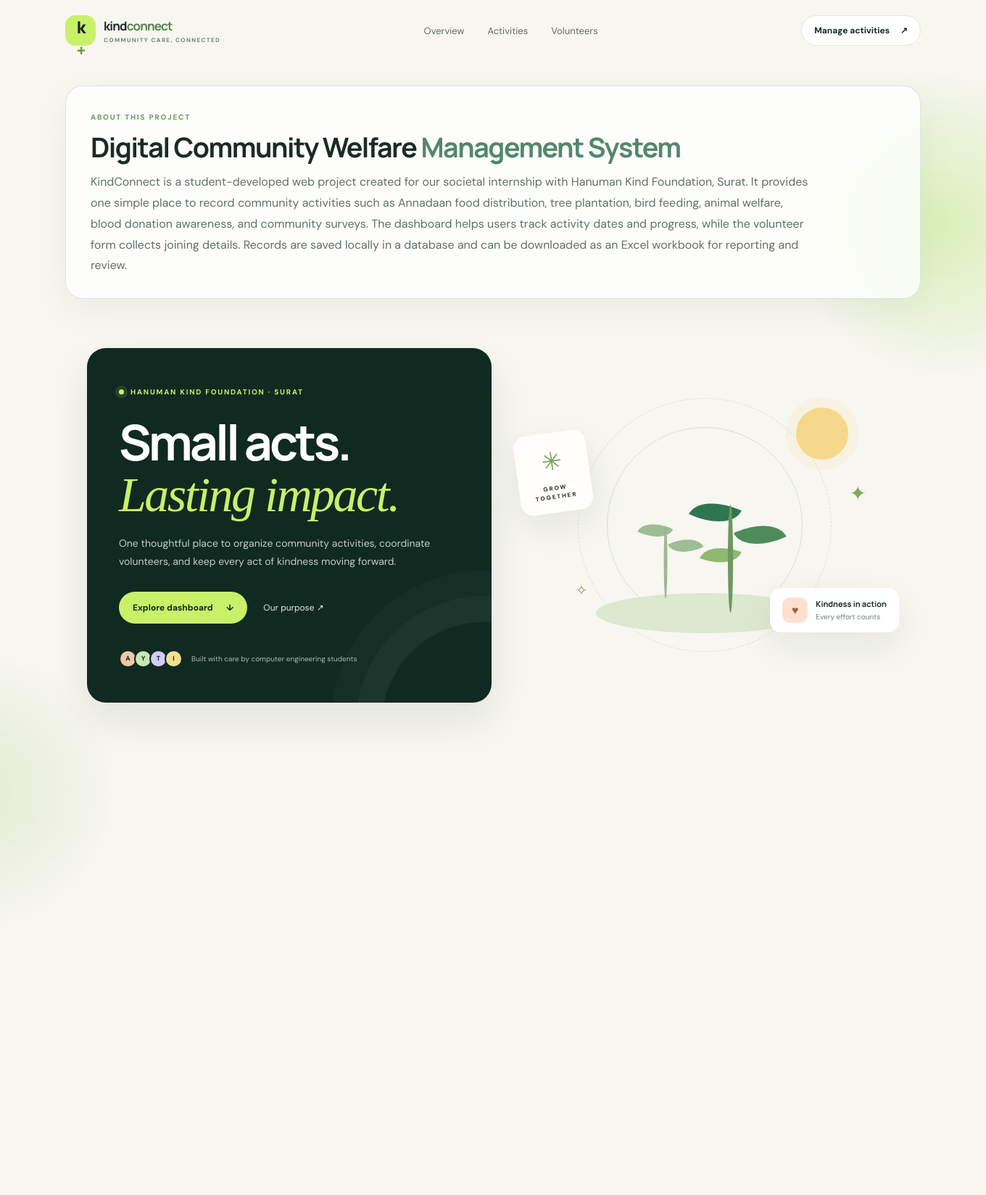
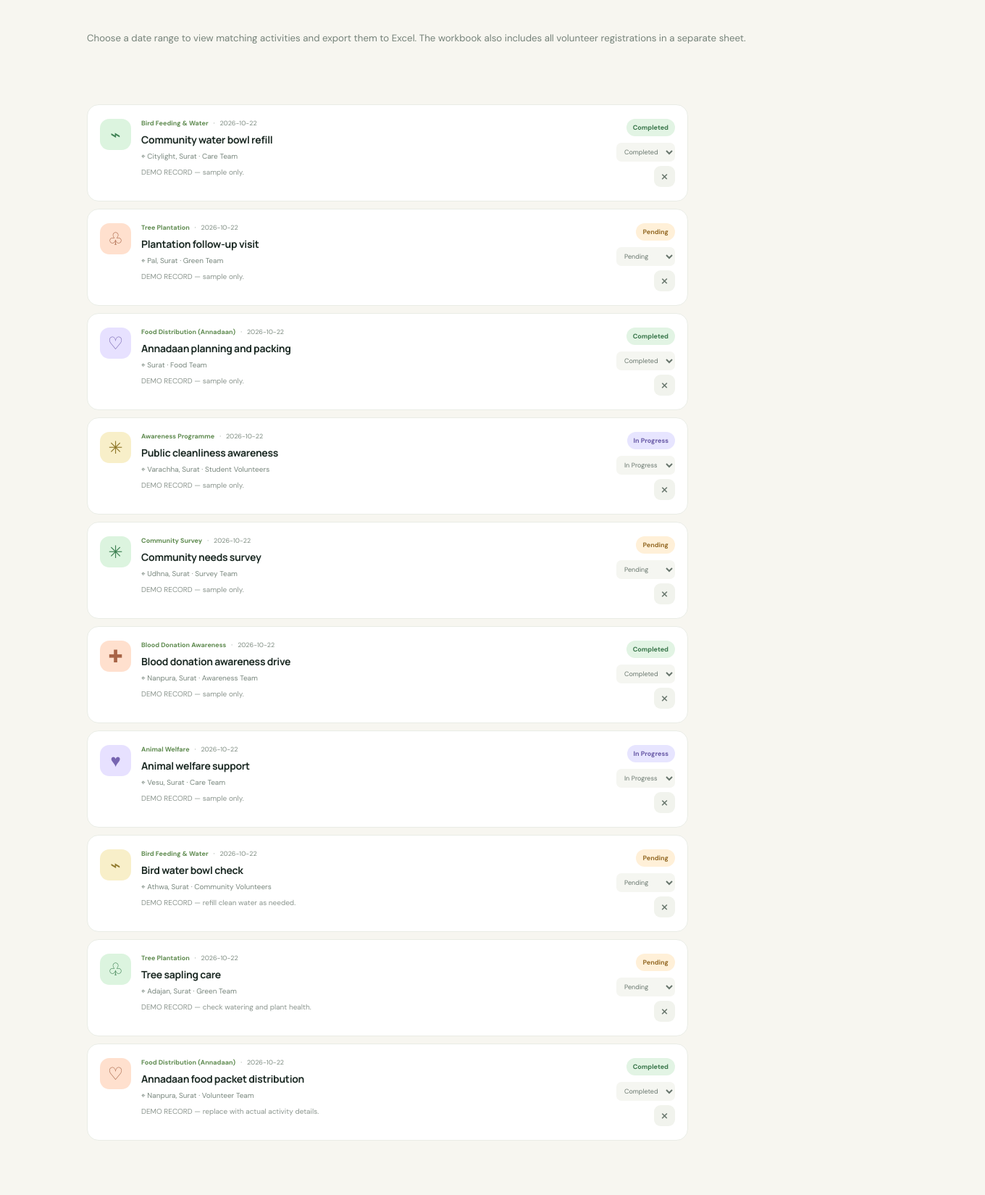
The page / (signed in, upper part) on the database its author committed (2 pictures, top to bottom).
### tables this page shows
CREATE TABLE activities (
                id INTEGER PRIMARY KEY AUTOINCREMENT,
                title TEXT NOT NULL,
                activity_type TEXT NOT NULL,
                location TEXT NOT NULL,
                activity_date TEXT NOT NULL,
                volunteer TEXT DEFAULT '',
                notes TEXT DEFAULT '',
                status TEXT NOT NULL DEFAULT 'Pending',
                created_at TEXT DEFAULT CURRENT_TIMESTAMP
            );

### app.py (the view)
@app.route("/")
def index():
    start_date = request.args.get("start_date", "").strip()
    end_date = request.args.get("end_date", "").strip()
    query = "SELECT * FROM activities WHERE 1=1"
    params = []
    if start_date:
        query += " AND activity_date >= ?"
        params.append(start_date)
    if end_date:
        query += " AND activity_date <= ?"
        params.append(end_date)
    query += " ORDER BY activity_date DESC, id DESC"
    with get_db() as conn:
        activities = conn.execute(query, params).fetchall()
        volunteers = conn.execute("SELECT * FROM volunteers ORDER BY id DESC LIMIT 8").fetchall()
        stats = {
            "activities": conn.execute("SELECT COUNT(*) FROM activities").fetchone()[0],
            "completed": conn.execute("SELECT COUNT(*) FROM activities WHERE status='Completed'").fetchone()[0],
            "pending": conn.execute("SELECT COUNT(*) FROM activities WHERE status='Pending'").fetchone()[0],
            "volunteers": conn.execute("SELECT COUNT(*) FROM volunteers").fetchone()[0],
        }
    return render_template("index.html", activities=activities, volunteers=volunteers,
                           stats=stats, activity_types=ACTIVITY_TYPES, today=date.today().isoformat(),
                           start_date=start_date, end_date=end_date)

### app.py (called while the page is built)
def get_db():
    conn = sqlite3.connect(DB_PATH)
    conn.row_factory = sqlite3.Row
    return conn

@app.before_request
def require_site_password():
    if request.endpoint in ("login", "static", "health"):
        return None
    if not session.get("authenticated"):
        return redirect(url_for("login", next=request.path))

### templates/index.html (shortened to what this page needs)
<!DOCTYPE html>
<html lang="en">
<head>
  <link rel="stylesheet" href="{{ url_for('static', filename='style.css') }}">
</head>
<body>
  <div class="ambient ambient-one"></div><div class="ambient ambient-two"></div>
  <header class="topbar">
    <a class="brand" href="#home" aria-label="KindConnect home">
      <span class="brand-mark">k<span>+</span></span>
      <span><strong>kind<span>connect</span></strong><small>COMMUNITY CARE, CONNECTED</small></span>
    </a>
    <nav class="nav-links">
      <a href="#overview">Overview</a><a href="#activities">Activities</a><a href="#volunteers">Volunteers</a>
    </nav>
    <a class="top-cta" href="#activities">Manage activities <span>↗</span></a>
  </header>
  <main id="home">
    <section class="section-wrap project-intro reveal" id="project-introduction">
      <span class="eyebrow dark-eyebrow">ABOUT THIS PROJECT</span>
      <h2>Digital Community Welfare <em>Management System</em></h2>
      <p>KindConnect is a student-developed web project created for our societal internship with Hanuman Kind Foundation, Surat. It provides one simple place to record community activities such as Annadaan food distribution, tree plantation, bird feeding, animal welfare, blood donation awareness, and community surveys. The dashboard helps users track activity dates and progress, while the volunteer form collects joining details. Records are saved locally in a database and can be downloaded as an Excel workbook for reporting and review.</p>
    </section>
    <section class="hero section-wrap">
      <div class="hero-copy reveal">
        <div class="eyebrow"><span class="pulse-dot"></span> HANUMAN KIND FOUNDATION · SURAT</div>
        <h1>Small acts.<br><em>Lasting impact.</em></h1>
        <p class="hero-text">One thoughtful place to organize community activities, coordinate volunteers, and keep every act of kindness moving forward.</p>
        <div class="hero-actions">
          <a class="button button-light" href="#activities">Explore dashboard <span>↓</span></a>
          <a class="text-link" href="#about">Our purpose <span>↗</span></a>
        </div>
        <div class="hero-note"><span class="avatar-stack"><i>A</i><i>Y</i><i>T</i><i>I</i></span><span>Built with care by computer engineering students</span></div>
      </div>
      <div class="hero-art reveal delay-one" aria-label="Community care illustration">
        <div class="orbit orbit-a"></div><div class="orbit orbit-b"></div>
        <div class="sun"></div>
        <div class="art-card card-leaf"><span>✳</span><small>GROW<br>TOGETHER</small></div>
        <div class="plant plant-back"><i></i><i></i><b></b></div>
        <div class="plant plant-front"><i></i><i></i><i></i><b></b></div>
        <div class="ground"></div>
        <div class="floating-note"><span class="note-icon">♥</span><span><strong>Kindness in action</strong><small>Every effort counts</small></span></div>
        <div class="spark spark-one">✦</div><div class="spark spark-two">✧</div>
      </div>
    </section>
    <section class="section-wrap work-section" id="activities">
      <p class="export-hint">Choose a date range to view matching activities and export them to Excel. The workbook also includes all volunteer registrations in a separate sheet.</p>
      <div class="activity-layout">
        <div class="activity-list" id="activityList">
          {% for a in activities %}
          <article class="activity-row reveal" data-status="{{ a.status }}" data-search="{{ (a.title ~ ' ' ~ a.activity_type ~ ' ' ~ a.location ~ ' ' ~ a.volunteer)|lower }}">
            <div class="activity-symbol symbol-{{ loop.index0 % 4 }}">
              {% if 'Food' in a.activity_type %}♡{% elif 'Tree' in a.activity_type %}♧{% elif 'Bird' in a.activity_type %}⌁{% elif 'Animal' in a.activity_type %}♥{% elif 'Blood' in a.activity_type %}✚{% else %}✳{% endif %}
            </div>
            <div class="activity-main">
              <div class="activity-meta"><span>{{ a.activity_type }}</span><span>·</span><span>{{ a.activity_date }}</span></div>
              <h3>{{ a.title }}</h3>
              <p class="activity-location">⌖ {{ a.location }}{% if a.volunteer %}<span> · </span>{{ a.volunteer }}{% endif %}</p>
              {% if a.notes %}<p class="activity-notes">{{ a.notes }}</p>{% endif %}
            </div>
            <div class="activity-controls">
              <span class="status status-{{ a.status|lower|replace(' ', '-') }}">{{ a.status }}</span>
              <form method="post" action="{{ url_for('update_status', activity_id=a.id) }}" class="status-form">
                <select name="status" aria-label="Update status for {{ a.title }}" onchange="this.form.submit()">
                  {% for s in ['Pending', 'In Progress', 'Completed'] %}<option value="{{ s }}" {% if a.status == s %}selected{% endif %}>{{ s }}</option>{% endfor %}
                </select>
              </form>
              <form method="post" action="{{ url_for('delete_activity', activity_id=a.id) }}" onsubmit="return confirm('Delete this activity?')">
                <button class="icon-button delete-button" title="Delete activity" aria-label="Delete {{ a.title }}">×</button>
              </form>
            </div>
          </article>
          {% endfor %}
        </div>
      </div>
    </section>
  </main>
</body>
</html>

### rows shown on the page
activities: activity_type "Bird Feeding & Water", activity_date "2026-10-22", title "Community water bowl refill", location "Citylight, Surat", volunteer "Care Team", notes "DEMO RECORD — sample only.", status "Completed"
activities: activity_type "Tree Plantation", activity_date "2026-10-22", title "Plantation follow-up visit", location "Pal, Surat", volunteer "Green Team", notes "DEMO RECORD — sample only.", status "Pending"
activities: activity_type "Food Distribution (Annadaan)", activity_date "2026-10-22", title "Annadaan planning and packing", location "Surat", volunteer "Food Team", notes "DEMO RECORD — sample only.", status "Completed"
activities: activity_type "Awareness Programme", activity_date "2026-10-22", title "Public cleanliness awareness", location "Varachha, Surat", volunteer "Student Volunteers", notes "DEMO RECORD — sample only.", status "In Progress"
activities: activity_type "Community Survey", activity_date "2026-10-22", title "Community needs survey", location "Udhna, Surat", volunteer "Survey Team", notes "DEMO RECORD — sample only.", status "Pending"
activities: activity_type "Blood Donation Awareness", activity_date "2026-10-22", title "Blood donation awareness drive", location "Nanpura, Surat", volunteer "Awareness Team", notes "DEMO RECORD — sample only.", status "Completed"
activities: activity_type "Animal Welfare", activity_date "2026-10-22", title "Animal welfare support", location "Vesu, Surat", volunteer "Care Team", notes "DEMO RECORD — sample only.", status "In Progress"
activities: activity_type "Bird Feeding & Water", activity_date "2026-10-22", title "Bird water bowl check", location "Athwa, Surat", volunteer "Community Volunteers", notes "DEMO RECORD — refill clean water as needed.", status "Pending"
activities: activity_type "Tree Plantation", activity_date "2026-10-22", title "Tree sapling care", location "Adajan, Surat", volunteer "Green Team", notes "DEMO RECORD — check watering and plant health.", status "Pending"
activities: activity_type "Food Distribution (Annadaan)", activity_date "2026-10-22", title "Annadaan food packet distribution", location "Nanpura, Surat", volunteer "Volunteer Team", notes "DEMO RECORD — replace with actual activity details.", status "Completed"
